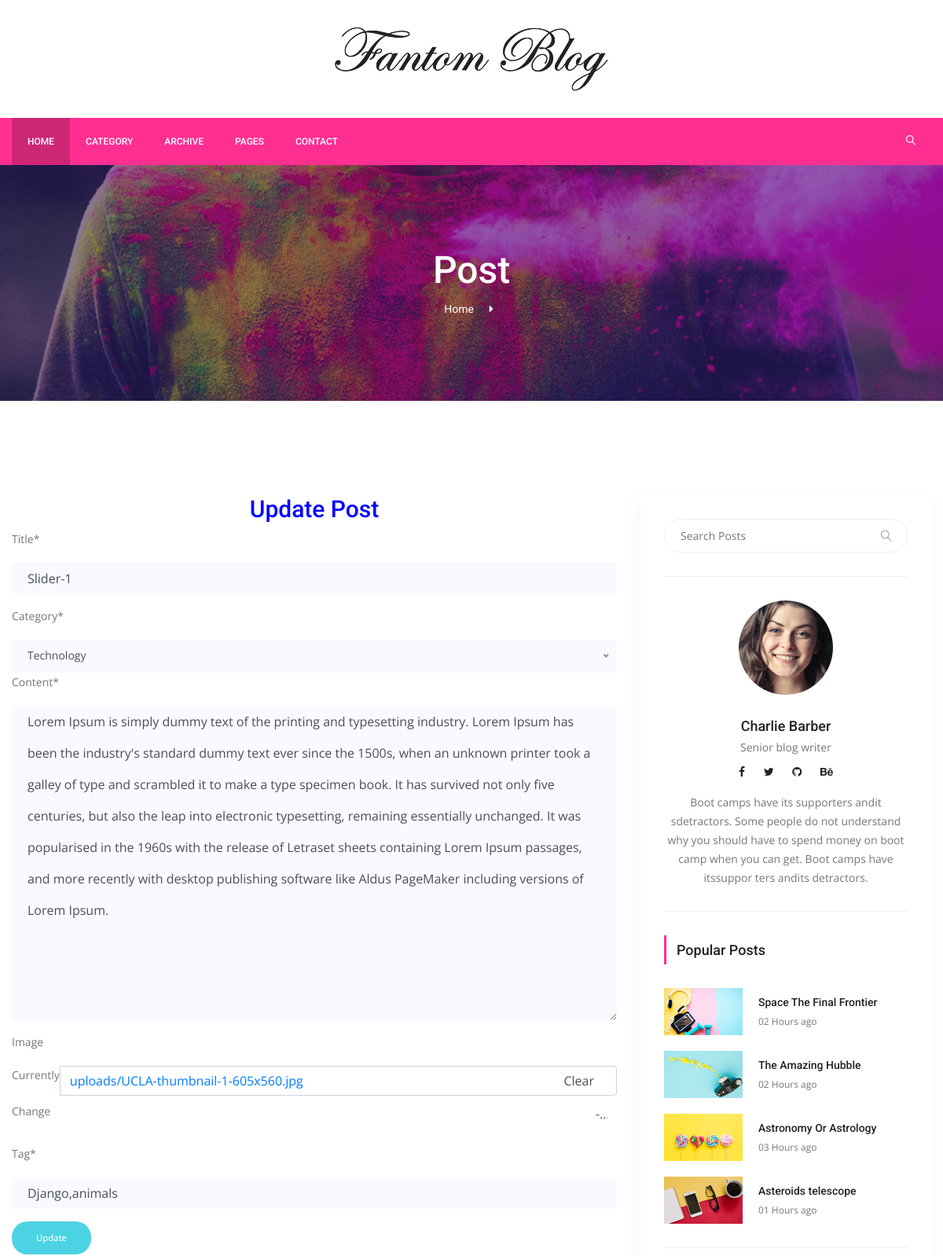
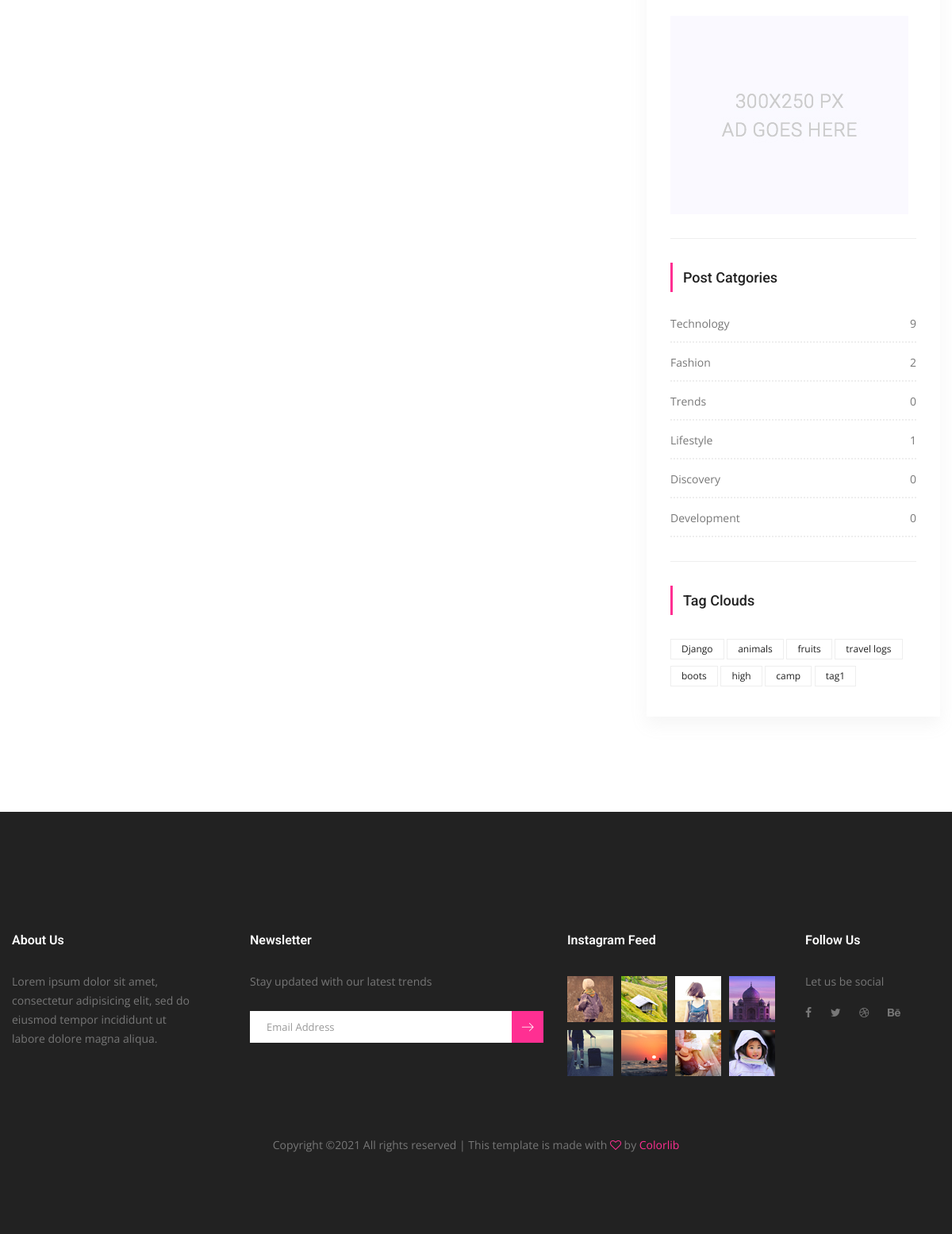
/posts/post-update/5/slider-1 (signed in), run on the app's committed database (2 pictures, top to bottom).
### posts/models.py (models this page shows, shortened)
class Post(models.Model):
	title= models.CharField(max_length=150)
	content=models.TextField()
	publishing_date=models.DateTimeField(auto_now_add=True)
	image= models.ImageField(blank=True, null=True, upload_to='uploads/')
	user= models.ForeignKey(settings.AUTH_USER_MODEL,on_delete=models.CASCADE)
	slug= models.SlugField(default="slug",editable=False)
	category=models.ForeignKey(Category, on_delete=models.CASCADE, default=1, related_name="posts")
	tag =models.ManyToManyField(Tag, related_name= "posts",blank=True)
	slider_post = models.BooleanField(default= False)
	def post_tag(self):
		return ','.join(str(tag) for tag in self.tag.all())

class Category(models.Model):
	title= models.CharField(max_length=150)
	slug= models.SlugField(editable=False)
	def __str__(self):
		return self.title
	def post_count(self):
		return self.posts.all().count()

class Tag(models.Model):
	title= models.CharField(max_length=50)
	slug= models.SlugField(editable=False)
	def __str__(self):
		return self.title

### posts/views.py (the view, shortened to what this page needs)
# urls.py: path('post-update/<int:pk>/<slug:slug>', UpdatePostView.as_view(), name="post_update"),
@method_decorator(login_required(login_url='users/login'), name='dispatch')
class UpdatePostView(UpdateView):
	model=Post
	template_name= 'posts/post-update.html'
	form_class= PostUpdateForm
	def get(self, request, *args, **kwargs):
		self.object= self.get_object()
		if self.object.user != request.user:
			return HttpResponseRedirect('/')
		return super(UpdatePostView, self).get(request, *args, **kwargs)

### posts/forms.py
class PostUpdateForm(forms.ModelForm):
	def __init__(self, *args,**kwargs):
		super(PostUpdateForm, self).__init__(*args, **kwargs)
		self.helper= FormHelper()
		self.helper.form_method='post'
		self.helper.field_class='mt-10'
		self.helper.layout= Layout(
			Field("title", css_class="single-input", placeholder="Title"),
			Field("category", css_class="single-input"),
			Field("content", css_class="single-input", placeholder="Your Content"),
			Field("image", css_class="single-input"),
			Field("tag", css_class="single-input", placeholder="Your Tags", value=self.instance.post_tag()),
			)
		self.helper.add_input(Submit('submit', 'Update', css_class="genric-btn success circle"))
	tag= forms.CharField()
	class  Meta:
		model=Post
		fields =[
			'title',
			'category',
			'content',
			'image'
	]

### posts/templatetags/custom_tags.py (called while the page is built)
@register.simple_tag(name="categories")
def all_categories():
	return Category.objects.all()

@register.simple_tag(name="tags")
def all_tags():
	return Tag.objects.all()

### templates/posts/post-update.html (shortened to what this page needs)
{% extends 'base.html' %}
{% load static %}
{% load crispy_forms_tags %}
{% block content %}
        <section class="banner_area">
            <div class="banner_inner d-flex align-items-center">
            	<div class="overlay bg-parallax" data-stellar-ratio="0.9" data-stellar-vertical-offset="0" data-background=""></div>
				<div class="container">
					<div class="banner_content text-center">
						<h2>Post</h2>
						<div class="page_link">
							<a href="{% url 'index' %}">Home</a>
						</div>
					</div>
				</div>
            </div>
        </section>
        <section class="blog_area p_120">
            <div class="container">
                <div class="row">
                    <div class="col-lg-8">
                    	<h2 style= "text-align:center;color:blue">Update Post</h2>
                        <div class="blog_left_sidebar">
                        {% crispy form %}
                        </div>
                    </div>
                    {% include 'right_side.html' %}
                    </div>
                </div>
            </div>
        </section>
 {% endblock %}

### templates/right_side.html
 {% load static %}
{% load custom_tags %}
 <div class="col-lg-4">
                        <div class="blog_right_sidebar">
                            <aside class="single_sidebar_widget search_widget">
                                <div class="input-group">
                                    <input type="text" class="form-control" placeholder="Search Posts">
                                    <span class="input-group-btn">
                                        <button class="btn btn-default" type="button"><i class="lnr lnr-magnifier"></i></button>
                                    </span>
                                </div>
                                <div class="br"></div>
                            </aside>
                            <aside class="single_sidebar_widget author_widget">
                                <img class="author_img rounded-circle" src="{% static 'img/blog/author.png' %}" alt="">
                                <h4>Charlie Barber</h4>
                                <p>Senior blog writer</p>
                                <div class="social_icon">
                                    <a href="#"><i class="fa fa-facebook"></i></a>
                                    <a href="#"><i class="fa fa-twitter"></i></a>
                                    <a href="#"><i class="fa fa-github"></i></a>
                                    <a href="#"><i class="fa fa-behance"></i></a>
                                </div>
                                <p>Boot camps have its supporters andit sdetractors. Some people do not understand why you should have to spend money on boot camp when you can get. Boot camps have itssuppor ters andits detractors.</p>
                                <div class="br"></div>
                            </aside>
                            <aside class="single_sidebar_widget popular_post_widget">
                                <h3 class="widget_title">Popular Posts</h3>
                                <div class="media post_item">
                                    <img src="{% static 'img/blog/popular-post/post1.jpg' %}" alt="post">
                                    <div class="media-body">
                                        <a href="blog-details.html"><h3>Space The Final Frontier</h3></a>
                                        <p>02 Hours ago</p>
                                    </div>
                                </div>
                                <div class="media post_item">
                                    <img src="{% static 'img/blog/popular-post/post2.jpg'%}" alt="post">
                                    <div class="media-body">
                                        <a href="blog-details.html"><h3>The Amazing Hubble</h3></a>
                                        <p>02 Hours ago</p>
                                    </div>
                                </div>
                                <div class="media post_item">
                                    <img src="{% static 'img/blog/popular-post/post3.jpg'%}" alt="post">
                                    <div class="media-body">
                                        <a href="blog-details.html"><h3>Astronomy Or Astrology</h3></a>
                                        <p>03 Hours ago</p>
                                    </div>
                                </div>
                                <div class="media post_item">
                                    <img src="{% static 'img/blog/popular-post/post4.jpg' %}" alt="post">
                                    <div class="media-body">
                                        <a href="blog-details.html"><h3>Asteroids telescope</h3></a>
                                        <p>01 Hours ago</p>
                                    </div>
                                </div>
                                <div class="br"></div>
                            </aside>
                            <aside class="single_sidebar_widget">
                                <a href="#"><img class="img-fluid" src="{% static 'img/blog/add.jpg' %}" alt=""></a>
                                <div class="br"></div>
                            </aside>
                            <aside class="single_sidebar_widget post_category_widget">
                                <h4 class="widget_title">Post Catgories</h4>
                                <ul class="list cat-list">
                                    {% categories as categories %}
                                    {% for category in categories %}
                                    <li>
                                        <a href="{% url 'category_detail' pk=category.id slug=category.slug %}" class="d-flex justify-content-between">
                                            <p>{{ category.title }}</p>
                                            <p>{{ category.post_count }}</p>
                                        </a>
                                    </li>
                                    {% endfor %}
                                </ul>
                                <div class="br"></div>
                            </aside>
                            <aside class="single-sidebar-widget tag_cloud_widget">
                                <h4 class="widget_title">Tag Clouds</h4>
                                <ul class="list">
                                    {% tags as labels %}
                                    {% for label in labels %}
                                    <li><a href="{% url 'tag_detail' slug=label.slug %}">{{ label }}</a></li>
                                    {% endfor %}
                                </ul>
                            </aside>
                        </div>

### data on the page
Post: title "Slider-1", content "Lorem Ipsum is simply dummy text of the printing and typesetting industry. Lorem Ipsum has been the industry's standard dummy text ever since the 1500s, when an unknown printer took a galley of type and scrambled it to make a type specimen book. It has survived not only five centuries, but also the leap into electronic typesetting, remaining essentially unchanged. It was popularised in the 1960s with the release of Letraset sheets containing Lorem Ipsum passages, and more recently with desktop publishing software like Aldus PageMaker including versions of Lorem Ipsum."
Category: title "Technology", post_count "9"
Category: title "Fashion", post_count "2"
Category: title "Trends", post_count "0"
Category: title "Lifestyle", post_count "1"
Category: title "Discovery", post_count "0"
Category: title "Development", post_count "0"
Tag: title "Django"
Tag: title "animals"
Tag: title "fruits"
Tag: title "travel logs"
Tag: title "boots"
Tag: title "high"
Tag: title "camp"
Tag: title "tag1"
